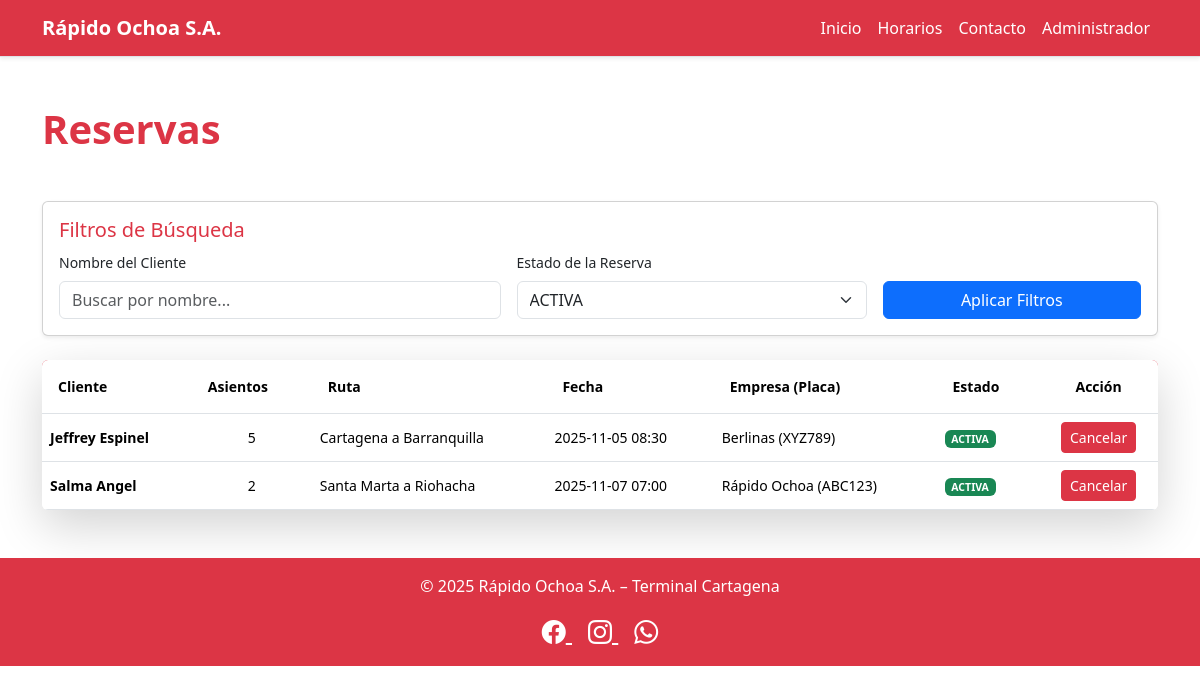
The page /reservas.php on the database its author committed.
### tables this page shows
CREATE TABLE
    reservas (
        id_reserva INT AUTO_INCREMENT PRIMARY KEY,
        id_ruta INT NOT NULL,
        nombre_cliente VARCHAR(200) NOT NULL,
        cantidad_asientos_reservados INT NOT NULL,
        estado ENUM ('ACTIVA', 'CANCELADA') DEFAULT 'ACTIVA',
        FOREIGN KEY (id_ruta) REFERENCES rutas (id_ruta) ON DELETE CASCADE ON UPDATE CASCADE
    );

CREATE TABLE
    rutas (
        id_ruta INT AUTO_INCREMENT PRIMARY KEY,
        id_vehiculo INT NOT NULL,
        ciudad_origen VARCHAR(100) NOT NULL,
        ciudad_destino VARCHAR(100) NOT NULL,
        precio DECIMAL(10, 2) NOT NULL,
        fecha DATE NOT NULL,
        hora TIME NOT NULL,
        FOREIGN KEY (id_vehiculo) REFERENCES vehiculos (id_vehiculo) ON DELETE CASCADE ON UPDATE CASCADE
    );

CREATE TABLE
    empresas (
        id_empresa INT AUTO_INCREMENT PRIMARY KEY,
        nombre VARCHAR(150) NOT NULL,
        telefono VARCHAR(20)
    );

CREATE TABLE
    vehiculos (
        id_vehiculo INT AUTO_INCREMENT PRIMARY KEY,
        id_empresa INT NOT NULL,
        placa VARCHAR(10) NOT NULL UNIQUE,
        capacidad INT NOT NULL,
        tipo_vehiculo VARCHAR(50) NOT NULL,
        tipo_servicio ENUM ('LUJO', 'CONVENCIONAL', 'PREFERENCIAL') NOT NULL,
        FOREIGN KEY (id_empresa) REFERENCES empresas (id_empresa) ON DELETE CASCADE ON UPDATE CASCADE
    );

### reservas.php (the view, shortened to what this page needs)
<?php
include 'database/conexion.php';
include("header.php");
$status_message = '';
$filtro_estado = $_GET['estado'] ?? 'ACTIVA';
$filtro_nombre = $_GET['nombre'] ?? '';
$where_clauses = [];
$bind_types = '';
$bind_params = [];
if (!empty($filtro_estado) && $filtro_estado != 'TODAS') {
    $where_clauses[] = "res.estado = ?";
    $bind_types .= 's';
    $bind_params[] = $filtro_estado;
}
$where_sql = count($where_clauses) > 0 ? " WHERE " . implode(" AND ", $where_clauses) : "";
$sql_reservas = "
    SELECT
        res.id_reserva, res.nombre_cliente, res.cantidad_asientos_reservados, res.estado,
        r.ciudad_origen, r.ciudad_destino, r.fecha, r.hora,
        v.placa,
        e.nombre AS nombre_empresa
    FROM
        reservas res
    JOIN
        rutas r ON res.id_ruta = r.id_ruta
    JOIN
        vehiculos v ON r.id_vehiculo = v.id_vehiculo
    JOIN
        empresas e ON v.id_empresa = e.id_empresa
    {$where_sql}
    ORDER BY
        res.id_reserva DESC
";
$stmt_reservas = $conn->prepare($sql_reservas);
if ($stmt_reservas === FALSE) {
    $status_message = $status_message ?: "Error al preparar la consulta: " . $conn->error;
    $status_type = 'danger';
    $resultado_reservas = null;
} else {
    if ($bind_types) {
        $params_referencias = array();
        array_unshift($bind_params, $bind_types);
        foreach ($bind_params as $key => $value) {
            $params_referencias[$key] = &$bind_params[$key];
        }
        call_user_func_array([$stmt_reservas, 'bind_param'], $params_referencias);
    }
    $stmt_reservas->execute();
    $resultado_reservas = $stmt_reservas->get_result();
}
?>
<div class="container my-5">
    <h1 class="text-red fw-bold mb-5">Reservas</h1>
    <div class="card shadow-sm mb-4">
        <div class="card-body">
            <h5 class="card-title text-red">Filtros de Búsqueda</h5>
            <form method="GET" class="row g-3">
                <div class="col-md-5">
                    <label for="filtro_nombre" class="form-label small">Nombre del Cliente</label>
                    <input type="text" class="form-control" id="filtro_nombre" name="nombre" value="<?php echo htmlspecialchars($filtro_nombre); ?>" placeholder="Buscar por nombre...">
                </div>
                <div class="col-md-4">
                    <label for="filtro_estado" class="form-label small">Estado de la Reserva</label>
                    <select class="form-select" id="filtro_estado" name="estado">
                        <option value="ACTIVA" <?php echo $filtro_estado == 'ACTIVA' ? 'selected' : ''; ?>>ACTIVA</option>
                    </select>
                </div>
                <div class="col-md-3 d-flex align-items-end">
                    <button type="submit" class="btn btn-primary w-100">Aplicar Filtros</button>
                </div>
            </form>
        </div>
    </div>
    <?php if ($resultado_reservas && $resultado_reservas->num_rows > 0): ?>
        <div class="table-responsive shadow-lg rounded">
            <table class="table table-hover align-middle mb-0 small">
                <thead class="bg-red text-white">
                    <tr>
                        <th class="p-3">Cliente</th>
                        <th class="p-3">Asientos</th>
                        <th class="p-3">Ruta</th>
                        <th class="p-3">Fecha</th>
                        <th class="p-3">Empresa (Placa)</th>
                        <th class="p-3">Estado</th>
                        <th class="p-3 text-center">Acción</th>
                    </tr>
                </thead>
                <tbody>
                    <?php while ($reserva = $resultado_reservas->fetch_assoc()): ?>
                        <tr class="<?php echo $reserva['estado'] == 'CANCELADA' ? 'table-secondary text-muted' : ''; ?>">
                            <td class="fw-bold"><?php echo htmlspecialchars($reserva['nombre_cliente']); ?></td>
                            <td class="text-center"><?php echo htmlspecialchars($reserva['cantidad_asientos_reservados']); ?></td>
                            <td><?php echo htmlspecialchars($reserva['ciudad_origen']) . ' a ' . htmlspecialchars($reserva['ciudad_destino']); ?></td>
                            <td><?php echo htmlspecialchars($reserva['fecha']) . ' ' . substr($reserva['hora'], 0, 5); ?></td>
                            <td><?php echo htmlspecialchars($reserva['nombre_empresa']) . ' (' . htmlspecialchars($reserva['placa']) . ')'; ?></td>
                            <td>
                                <?php if ($reserva['estado'] == 'ACTIVA'): ?>
                                    <span class="badge bg-success">ACTIVA</span>
                                <?php else: ?>
                                    <span class="badge bg-danger">CANCELADA</span>
                                <?php endif; ?>
                            </td>
                            <td class="text-center">
                                <?php if ($reserva['estado'] == 'ACTIVA'): ?>
                                    <form method="POST" style="display:inline;" onsubmit="return confirm('ADVERTENCIA: ¿Confirma la cancelación de la reserva #<?php echo $reserva['id_reserva']; ?>?');">
                                        <button type="submit" class="btn btn-sm btn-danger">
                                            Cancelar
                                        </button>
                                    </form>
                                <?php endif; ?>
                            </td>
                        </tr>
                    <?php endwhile; ?>
                </tbody>
            </table>
        </div>
    <?php else: ?>
        <div class="alert alert-info text-center" role="alert">
            No se encontraron reservas que coincidan con los filtros.
        </div>
    <?php endif; ?>
</div>
<?php
include("footer.php");
?>

### css/style.css (style rules this page uses)
.bg-red { background-color: #dc3545 !important; color: white !important; }
.text-red { color: #dc3545 !important; }

### rows shown on the page
reservas: nombre_cliente "Jeffrey Espinel", cantidad_asientos_reservados "5", id_ruta.ciudad_origen "Cartagena", id_ruta.ciudad_destino "Barranquilla", id_ruta.fecha "2025-11-05", id_ruta.hora "08:30", empresas.nombre "Berlinas", vehiculos.placa "XYZ789", estado "ACTIVA"
reservas: nombre_cliente "Salma Angel", cantidad_asientos_reservados "2", id_ruta.ciudad_origen "Santa Marta", id_ruta.ciudad_destino "Riohacha", id_ruta.fecha "2025-11-07", id_ruta.hora "07:00", empresas.nombre "Rápido Ochoa", vehiculos.placa "ABC123", estado "ACTIVA"
